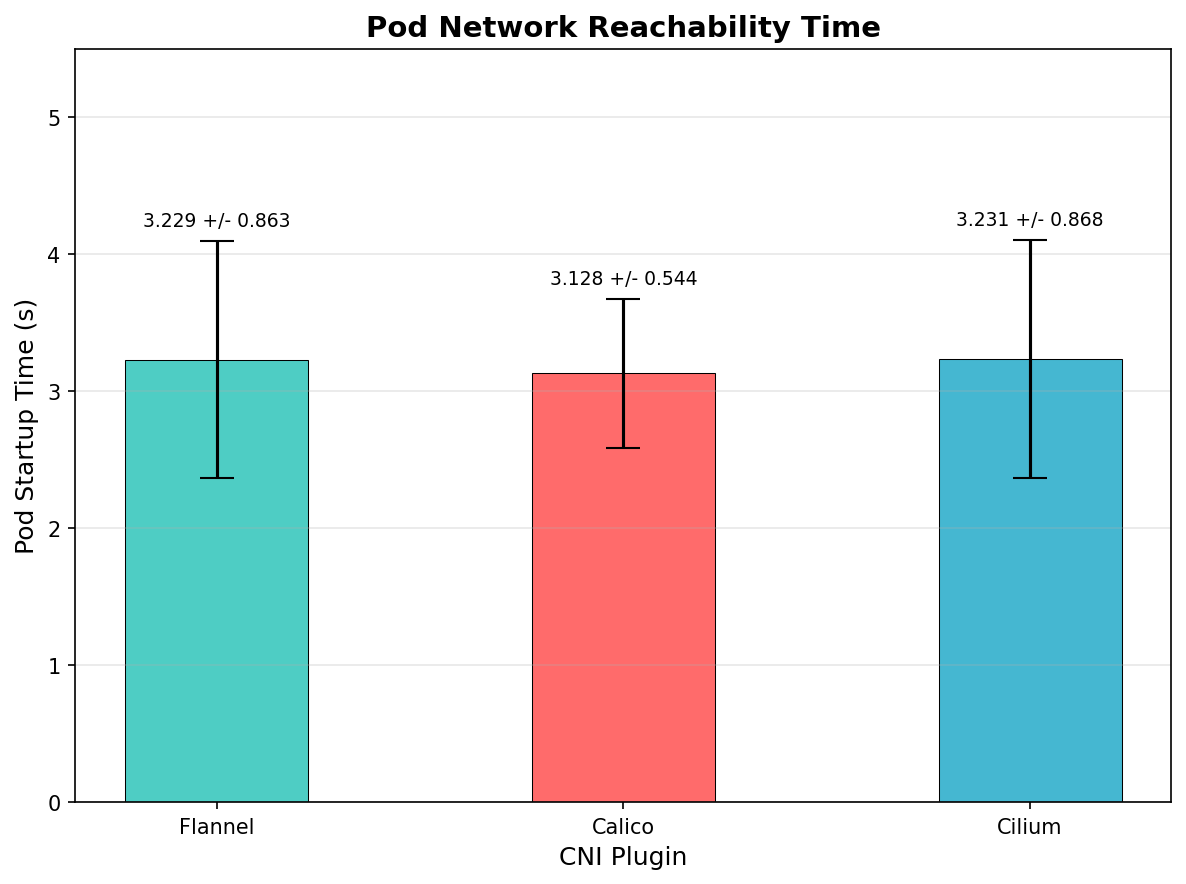

Recreate this plot in Python.
#!/usr/bin/env python3
# pod startup time barchart with error bars
# mesures how long it takes for a pod to become reachable on each CNI
# (this was suprisingly consistent across runs which is nice)

import matplotlib
matplotlib.use('Agg')
import matplotlib.pyplot as plt
import numpy as np

# pod startup seconds - mean and std from 10 iterations each
cniNames = ["Flannel", "Calico", "Cilium"]
mu  = [3.229, 3.128, 3.231]
sig = [0.863, 0.544, 0.868]
bar_colors = ["#4ECDC4", "#FF6B6B", "#45B7D1"]

fig, ax = plt.subplots(figsize=(8, 6))

bars = ax.bar(cniNames, mu, yerr=sig, width=0.45, color=bar_colors,
              edgecolor='black', linewidth=0.5, capsize=8, error_kw={'linewidth':1.5})

# put the mean +/- std text above each bar
for bar, m, s in zip(bars, mu, sig):
    ax.text(bar.get_x() + bar.get_width()/2., bar.get_height() + s + 0.08,
            f'{m:.3f} +/- {s:.3f}', ha='center', va='bottom', fontsize=9)

ax.set_xlabel('CNI Plugin', fontsize=12)
ax.set_ylabel('Pod Startup Time (s)', fontsize=12)
ax.set_title('Pod Network Reachability Time', fontsize=14, fontweight='bold')
ax.grid(axis='y', alpha=0.3)
ax.set_ylim(0, 5.5)

plt.tight_layout()
plt.savefig('plots/1_pod_startup_time.png', dpi=150, bbox_inches='tight')
print("Saved: plots/1_pod_startup_time.png")
